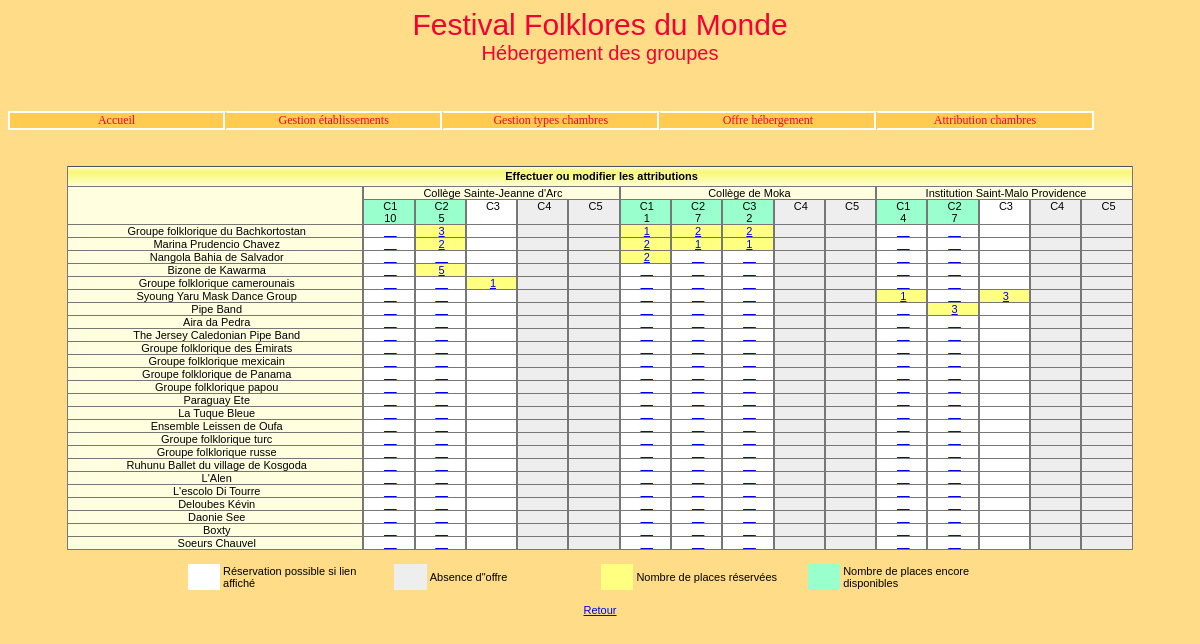
Screenshot of /index.php?uc=attribChambres&action=demanderModifierAttrib with the database file from the repository.
### tables this page shows
CREATE TABLE IF NOT EXISTS `typechambre` (
  `id` char(2) NOT NULL,
  `libelle` varchar(15) NOT NULL,
  PRIMARY KEY (`id`)
);

CREATE TABLE IF NOT EXISTS `groupe` (
  `id` char(4) NOT NULL,
  `nom` varchar(40) NOT NULL,
  `identiteResponsable` varchar(40) DEFAULT NULL,
  `adressePostale` varchar(120) DEFAULT NULL,
  `nombrePersonnes` int(11) NOT NULL,
  `nomPays` varchar(40) NOT NULL,
  `hebergement` char(1) NOT NULL,
  PRIMARY KEY (`id`)
);

CREATE TABLE IF NOT EXISTS `etablissement` (
  `id` char(8) NOT NULL,
  `nom` varchar(45) NOT NULL,
  `adresseRue` varchar(45) NOT NULL,
  `codePostal` char(5) NOT NULL,
  `ville` varchar(35) NOT NULL,
  `tel` varchar(13) NOT NULL,
  `adresseElectronique` varchar(70) DEFAULT NULL,
  `type` tinyint(4) NOT NULL,
  `civiliteResponsable` varchar(12) NOT NULL,
  `nomResponsable` varchar(25) NOT NULL,
  `prenomResponsable` varchar(25) DEFAULT NULL,
  PRIMARY KEY (`id`)
);

CREATE TABLE IF NOT EXISTS `attribution` (
  `idEtab` char(8) NOT NULL,
  `idTypeChambre` char(2) NOT NULL,
  `idGroupe` char(4) NOT NULL,
  `nombreChambres` int(11) NOT NULL,
  PRIMARY KEY (`idEtab`,`idTypeChambre`,`idGroupe`),
  KEY `idTypeChambre` (`idTypeChambre`),
  KEY `idGroupe` (`idGroupe`)
);

### modele/class.pdofestival.inc.php (called while the page is built, shortened)
<?php
class PdoFestival
{
    private static $serveur = 'mysql:host=localhost';
    private static $bdd = 'dbname=festival';
    private static $user = 'festival';
    private static $mdp = 'secret';
    private static $monPdo;
    private static $monPdoFestival = null;
    private function __construct()
    {
        PdoFestival::$monPdo = new PDO(
            PdoFestival::$serveur . ';' . PdoFestival::$bdd,
            PdoFestival::$user,
            PdoFestival::$mdp
        );
        PdoFestival::$monPdo->query('SET CHARACTER SET utf8');
    }
    public static function getPdoFestival()
    {
        if (PdoFestival::$monPdoFestival == null) {
            PdoFestival::$monPdoFestival = new PdoFestival();
        }
        return PdoFestival::$monPdoFestival;
    }
    public function obtenirReqNomEtablissementsOffrantChambres()
    {
        $requetePrepare = PdoFestival::$monPdo->prepare(
            'SELECT DISTINCT nom '
            . 'FROM Etablissement JOIN Offre ON (id = idEtab) '
            . 'ORDER BY id'
        );
        $requetePrepare->execute();
        return $requetePrepare->fetchAll();
    }
    public function obtenirReqIdEtablissementsOffrantChambres()
    {
        $requetePrepare = PdoFestival::$monPdo->prepare(
            'SELECT DISTINCT id '
            . 'FROM Etablissement JOIN Offre ON (id = idEtab) '
            . 'ORDER BY id'
        );
        $requetePrepare->execute();
        return $requetePrepare->fetchAll();
    }
    public function obtenirNbEtabOffrantChambres()
    {
        $requetePrepare = PdoFestival::$monPdo->prepare(
            'SELECT COUNT(DISTINCT idEtab) AS nombreEtabOffrantChambres FROM Offre'
        );
        $requetePrepare->execute();
        return $requetePrepare->fetch(PDO::FETCH_OBJ)->nombreEtabOffrantChambres;
    }
    public function obtenirReqIdTypesChambres()
    {
        $requetePrepare = PdoFestival::$monPdo->prepare(
            'SELECT id FROM TypeChambre'
        );
        $requetePrepare->execute();
        return $requetePrepare->fetchAll();
    }
    public function obtenirNbTypesChambres()
    {
        $requetePrepare = PdoFestival::$monPdo->prepare(
            'SELECT COUNT(*) AS nombreTypesChambres FROM TypeChambre'
        );
        $requetePrepare->execute();
        return $requetePrepare->fetch(PDO::FETCH_OBJ)->nombreTypesChambres;
    }
    public function obtenirReqIdNomGroupesAHeberger()
    {
        $requetePrepare = PdoFestival::$monPdo->prepare(
            'SELECT id, nom FROM Groupe WHERE hebergement=\'O\' ORDER BY id'
        );
        $requetePrepare->execute();
        return $requetePrepare->fetchAll();
    }
    public function obtenirNbOffre($idEtab, $idTypeChambre)
    {
        $requetePrepare = PdoFestival::$monPdo->prepare(
            'SELECT nombreChambres '
            . 'FROM Offre '
            . 'WHERE idEtab=:unIdEtab AND idTypeChambre=:unIdTypeChambre'
        );
        $requetePrepare->bindParam(':unIdEtab', $idEtab, PDO::PARAM_STR);
        $requetePrepare->bindParam(':unIdTypeChambre', $idTypeChambre, PDO::PARAM_STR);
        $requetePrepare->execute();
        $res = $requetePrepare->fetch(PDO::FETCH_OBJ);
        return ($res) ? $res->nombreChambres : 0;
    }
    public function obtenirNbOccup($idEtab, $idTypeChambre)
    {
        $requetePrepare = PdoFestival::$monPdo->prepare(
            'SELECT IFNULL(SUM(nombreChambres), 0) AS totalChambresOccup '
            . 'FROM Attribution WHERE idEtab=:unIdEtab AND idTypeChambre=:unIdTypeChambre'
        );
        $requetePrepare->bindParam(':unIdEtab', $idEtab, PDO::PARAM_STR);
        $requetePrepare->bindParam(':unIdTypeChambre', $idTypeChambre, PDO::PARAM_STR);
        $requetePrepare->execute();
        return $requetePrepare->fetch(PDO::FETCH_OBJ)->totalChambresOccup;
    }
    public function obtenirNbOccupGroupe($idEtab, $idTypeChambre, $idGroupe)
    {
        $requetePrepare = PdoFestival::$monPdo->prepare(
            'SELECT nombreChambres '
            . 'FROM Attribution '
            . 'WHERE idEtab=:unIdEtab '
            . 'AND idTypeChambre=:unIdTypeChambre '
            . 'AND idGroupe=:unIdGroupe'
        );
        $requetePrepare->bindParam(':unIdEtab', $idEtab, PDO::PARAM_STR);
        $requetePrepare->bindParam(':unIdTypeChambre', $idTypeChambre, PDO::PARAM_STR);
        $requetePrepare->bindParam(':unIdGroupe', $idGroupe, PDO::PARAM_STR);
        $requetePrepare->execute();
        $res = $requetePrepare->fetch(PDO::FETCH_OBJ);
        return ($res) ? $res->nombreChambres : 0;
    }
}

### vues/AttributionChambres/v_ModifierAttributionChambres.php (the view, shortened to what this page needs)
<br>
<table width="90%" cellspacing="0" cellpadding="0" class="tabQuadrille">
    <tr class="enTeteTabQuad">
        <td  colspan="<?= $nbCol ?>"><strong>Effectuer ou modifier les attributions</strong></td>
    </tr>
    <tr class="ligneTabQuad">
        <td rowspan="2">&nbsp;</td>
        <?php
        foreach ($lesEtabsOffrantChambres as $unEtabOffrantChambres) {
            $nom = $unEtabOffrantChambres['nom'];
            ?>
            <td width="<?= $pourcCol ?>%" colspan="<?= $nbTypesChambres ?>"><center><?= $nom ?></center></td>
    <?php
}
?>
</tr>
<tr class="ligneTabQuad">
    <?php
    $lesIdEtabsOffrantChambres = $pdo->obtenirReqIdEtablissementsOffrantChambres();
    foreach ($lesIdEtabsOffrantChambres as $unIdEtabOffrantChambres) {
        $idEtab = $unIdEtabOffrantChambres["id"];
        $lesIdTypesChambres = $pdo->obtenirReqIdTypesChambres();
        foreach ($lesIdTypesChambres as $unIdTypeChambre) {
            $idTypeChambre = $unIdTypeChambre['id'];
            $nbOffre = $pdo->obtenirNbOffre($idEtab, $idTypeChambre);
            if ($nbOffre == 0) {
                ?>
                <td class="absenceOffre"><?= $idTypeChambre ?><br>&nbsp;</td>
                <?php
            } else {
                $nbOccup = $pdo->obtenirNbOccup($idEtab, $idTypeChambre);
                $nbChLib = $nbOffre - $nbOccup;
                if ($nbChLib != 0) {
                    ?>
                    <td class="libre"><?= $idTypeChambre ?><br><?= $nbChLib ?></td>
                    <?php
                } else {
                    ?>
                    <td class="reserveSiLien"><?= $idTypeChambre ?><br>&nbsp;</td>
                    <?php
                }
            }
        }
    }
    ?>
</tr>
<?php
$lesIdNomGroupesAHeberger = $pdo->obtenirReqIdNomGroupesAHeberger();
foreach ($lesIdNomGroupesAHeberger as $unIdNomGroupeAHeberger) {
    $idGroupe = $unIdNomGroupeAHeberger['id'];
    $nom = $unIdNomGroupeAHeberger['nom'];
    ?>
    <tr class="ligneTabQuad">
        <td align="center" width="25%"><?= $nom ?></td>
        <?php
        $lesIdEtabsOffrantChambres = $pdo->obtenirReqIdEtablissementsOffrantChambres();
        foreach ($lesIdEtabsOffrantChambres as $unIdEtabOffrantChambres) {
            $idEtab = $unIdEtabOffrantChambres["id"];
            $lesIdTypesChambres = $pdo->obtenirReqIdTypesChambres();
            foreach ($lesIdTypesChambres as $unIdTypeChambre) {
                $idTypeChambre = $unIdTypeChambre["id"];
                $nbOffre = $pdo->obtenirNbOffre($idEtab, $idTypeChambre);
                if ($nbOffre == 0) {
                    ?>
                    <td class="absenceOffre">&nbsp;</td>
                    <?php
                } else {
                    $nbOccup = $pdo->obtenirNbOccup($idEtab, $idTypeChambre);
                    $nbChLib = $nbOffre - $nbOccup;
                    $nbOccupGroupe = $pdo->obtenirNbOccupGroupe($idEtab, $idTypeChambre, $idGroupe);
                    if ($nbOccupGroupe != 0) {
                        $nbMax = $nbChLib + $nbOccupGroupe;
                        ?>
                        <td class="reserve">
                            <a href="?uc=attribChambres&action=donnerNbChambres&idEtab=<?= $idEtab ?>&idTypeChambre=<?= $idTypeChambre ?>&idGroupe=<?= $idGroupe ?>&nbChambres=<?= $nbMax ?>"><?= $nbOccupGroupe ?></a></td>
                        <?php
                    } else {
                        if ($nbChLib != 0) {
                            ?>
                            <td class="reserveSiLien">
                                <a href="?uc=attribChambres&action=donnerNbChambres&idEtab=<?= $idEtab ?>&idTypeChambre=<?= $idTypeChambre ?>&idGroupe=<?= $idGroupe ?>&nbChambres=<?= $nbChLib ?>">__</a></td>
                            <?php
                        } else {
                            ?>
                            <td class="reserveSiLien">&nbsp;</td>
                            <?php
                        }
                    }
                }
            }
        }
    }
    ?>
</table>
<table width="70%" align=center>
    <tr>
    <br>
    <td class="reserveSiLien" height="10">&nbsp;</td>
    <td width="21%" align="left">Réservation possible si lien affiché</td>
    <td class="absenceOffre" height="10">&nbsp;</td>
    <td width="21%" align="left">Absence d"offre</td>
    <td class="reserve" height="10">&nbsp;</td>
    <td width="21%" align="left">Nombre de places réservées</td>
    <td class="libre" height="10">&nbsp;</td>
    <td width="21%" align="left">Nombre de places encore disponibles</td>
</tr>
</table>
<br><center><a href="?uc=attribChambres">Retour</a></center>

### css/cssGeneral.css (style rules this page uses)
.basePage { background-color:#FFDD88; color:black; font:11px Arial, Helvetica, sans-serif; }
td,tr,div,p { font:11px Arial, Helvetica, sans-serif; }
table.tabQuadrille td { border-bottom:1px solid #777777; border-right:1px solid #777777; border-left:1px solid #777777; border-top:1px #777777; padding-left:3px; }
tr.enTeteTabQuad { background-image:url('../images/xpBarre.jpg'); background-color:#FFFFC0; color:black; height:21px; text-align:center; }
tr.ligneTabQuad { background-color:#FFFFE0; color:black; text-align:left; }
td.absenceOffre { background-color:#EEEEEE; color:black; width:30px; text-align:center; }
td.reserveSiLien { background-color:#FFFFFF; color:black; width:30px; text-align:center; }
td.reserve { background-color:#FFFF80; color:black; width:30px; text-align:center; }
td.libre { background-color:#99FFCC; color:black; width:30px; text-align:center; }

### rows the page displays
etablissement: id.nombreChambres "3", id.nombreChambres "2", id.nombreChambres "5", id.nombreChambres "1"
typechambre: id "C1", nbChLib "10", nbChLib "1", nbChLib "4"
typechambre: id "C2", nbChLib "5", nbChLib "7"
typechambre: id "C3", nbChLib "2"
typechambre: id "C4"
typechambre: id "C5"
etablissement: id.nombreChambres "1", id.nombreChambres "2"
etablissement: id.nombreChambres "1", id.nombreChambres "3"
groupe: nom "Groupe folklorique du Bachkortostan"
groupe: nom "Marina Prudencio Chavez"
groupe: nom "Nangola Bahia de Salvador"
groupe: nom "Bizone de Kawarma"
groupe: nom "Groupe folklorique camerounais"
groupe: nom "Syoung Yaru Mask Dance Group"
groupe: nom "Pipe Band"
groupe: nom "Aira da Pedra"
groupe: nom "The Jersey Caledonian Pipe Band"
groupe: nom "Groupe folklorique des Émirats"
groupe: nom "Groupe folklorique mexicain"
groupe: nom "Groupe folklorique de Panama"
groupe: nom "Groupe folklorique papou"
groupe: nom "Paraguay Ete"
groupe: nom "La Tuque Bleue"
groupe: nom "Ensemble Leissen de Oufa"
groupe: nom "Groupe folklorique turc"
groupe: nom "Groupe folklorique russe"
groupe: nom "Ruhunu Ballet du village de Kosgoda"
groupe: nom "L'Alen"
groupe: nom "L'escolo Di Tourre"
groupe: nom "Deloubes Kévin"
groupe: nom "Daonie See"
groupe: nom "Boxty"
groupe: nom "Soeurs Chauvel"

### other values shown
$nom "Accueil"
$nom "Gestion établissements Gestion types chambres Offre hébergement Attribution chambres"
$nom "Collège Sainte-Jeanne d'Arc"
$nom "Collège de Moka"
$nom "Institution Saint-Malo Providence"
